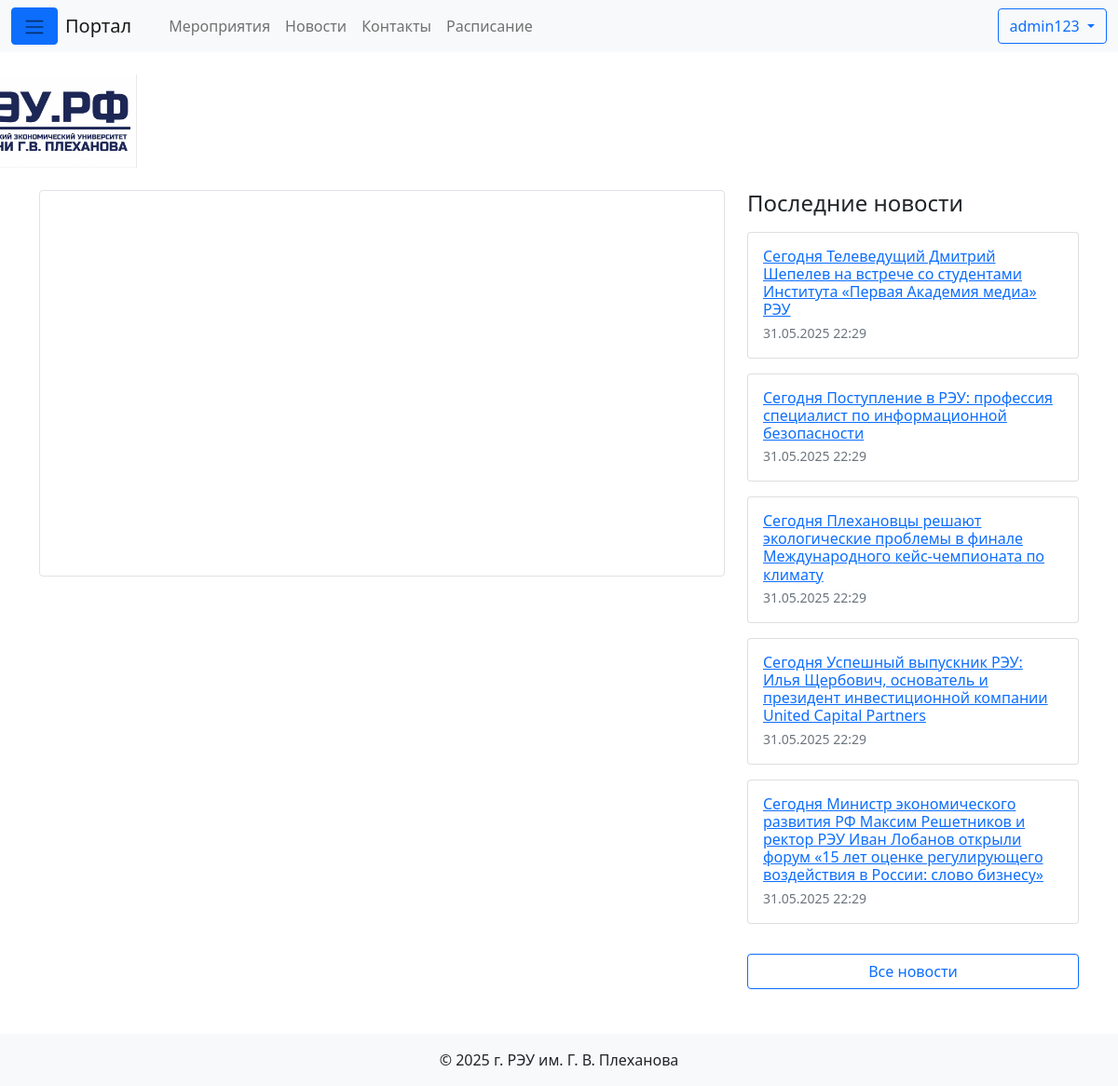
Screenshot of / (signed in) with the database file from the repository.
### portal/models.py (models this page shows, shortened)
class News(models.Model):
    title     = models.CharField(_("Заголовок новости"), max_length=200)
    body      = models.TextField(_("Текст новости"))
    published = models.DateTimeField(
        _("Дата и время публикации"),
        default=timezone.now,
        help_text=_("Будет установлено текущее время"),
    )
    class Meta:
        ordering = ("-published",)
        verbose_name = _("Новость")
        verbose_name_plural = _("Новости")

### portal/views.py (the view)
# urls.py: path("", views.index, name="home"),
def index(request):
    upcoming = Event.objects.filter(
        start_time__gte=timezone.now()
    ).order_by("start_time")[:5]
    latest_news = News.objects.order_by("-published")[:5]
    return render(
        request,
        "portal/index.html",
        {"upcoming": upcoming, "news_list": latest_news},
    )

### templates/portal/index.html (shortened to what this page needs)
{% extends "base.html" %}
{% load static %}
{% block content %}
    <div class="text-center my-4">
        <a class="navbar-brand" href="https://www.rea.ru" target="_blank">
            <img src="{% static 'logo.png' %}" alt="Логотип РЭУ" height="100" style="margin-left: -73rem">
        </a>
    </div>
    <div class="row">
        <div class="col-lg-8 mb-4">
            <div class="ratio ratio-16x9 border rounded">
                <iframe
                        src="https://calendar.google.com/calendar/embed?height=600&wkst=2&bgcolor=%23ffffff&ctz=Europe%2FMoscow&showTitle=0&showPrint=0&showTabs=0&src=ru.russian%23holiday%40group.v.calendar.google.com&color=%230B8043"
                        style="border:0" loading="lazy">
                </iframe>
            </div>
        </div>
        <div class="col-lg-4">
            <h4 class="mb-3">Последние новости</h4>
            {% for n in news_list %}
                <div class="card mb-3">
                    <div class="card-body">
                        <h6 class="card-title mb-1">
                            <a href="{% url 'portal:news_detail' n.pk %}">{{ n.title }}</a>
                        </h6>
                        <p class="card-text small text-muted">
                            {{ n.published|date:"d.m.Y H:i" }}
                        </p>
                    </div>
                </div>
            {% empty %}
                <p>Новостей пока нет.</p>
            {% endfor %}
            <a class="btn btn-outline-primary w-100 mt-3"
               href="{% url 'portal:news_list' %}">
                Все новости
            </a>
        </div>
    </div>
{% endblock %}

### templates/base.html (shortened to what this page needs)
<!DOCTYPE html>
{% load static %}
<html lang="ru">
<head>
  <link href="https://cdn.jsdelivr.net/npm/bootstrap@5.0.2/dist/css/bootstrap.min.css" rel="stylesheet">
  <link href="https://cdn.jsdelivr.net/npm/bootstrap-icons@1.10.5/font/bootstrap-icons.css" rel="stylesheet">
</head>
<body>
<nav class="navbar navbar-expand-lg navbar-light bg-light">
  <div class="container-fluid">
    <button class="btn btn-primary me-2" data-bs-toggle="offcanvas" data-bs-target="#offcanvasMenu">
      <span class="navbar-toggler-icon"></span>
    </button>
    <a class="navbar-brand" href="{% url 'portal:home' %}">Портал</a>
    <div class="collapse navbar-collapse">
      <ul class="navbar-nav ms-3">
        <li class="nav-item"><a class="nav-link" href="{% url 'portal:events' %}">Мероприятия</a></li>
        <li class="nav-item"><a class="nav-link" href="{% url 'portal:news' %}">Новости</a></li>
        <li class="nav-item"><a class="nav-link" href="{% url 'portal:contacts' %}">Контакты</a></li>
        {% if user.is_authenticated %}
          <li class="nav-item"><a class="nav-link" href="{% url 'portal:schedule' %}">Расписание</a></li>
        {% endif %}
      </ul>
    </div>
    <div class="ms-auto">
      {% if user.is_authenticated %}
        <div class="dropdown d-inline">
          <button class="btn btn-outline-primary dropdown-toggle"
                  id="userMenu" data-bs-toggle="dropdown">
            {{ user.get_full_name|default:user.username }}
          </button>
        </div>
      {% else %}
        <a class="btn btn-outline-primary me-2" href="{% url 'portal:login' %}?next={{ request.path }}">Войти</a>
        <a class="btn btn-success" href="{% url 'portal:signup' %}?next={{ request.path }}">Регистрация</a>
      {% endif %}
    </div>
  </div>
</nav>
<div class="container mt-4">
  {% block content %}{% endblock %}
</div>
<footer class="bg-light text-center py-3 mt-5">
  © 2025 г. РЭУ им. Г. В. Плеханова
</footer>
</body>
</html>

### rows the page displays
News: title "Сегодня Телеведущий Дмитрий Шепелев на встрече со студентами Института «Первая Академия медиа» РЭУ", published "31.05.2025 22:29"
News: title "Сегодня Поступление в РЭУ: профессия специалист по информационной безопасности", published "31.05.2025 22:29"
News: title "Сегодня Плехановцы решают экологические проблемы в финале Международного кейс-чемпионата по климату", published "31.05.2025 22:29"
News: title "Сегодня Успешный выпускник РЭУ: Илья Щербович, основатель и президент инвестиционной компании United Capital Partners", published "31.05.2025 22:29"
News: title "Сегодня Министр экономического развития РФ Максим Решетников и ректор РЭУ Иван Лобанов открыли форум «15 лет оценке регулирующего воздействия в России: слово бизнесу»", published "31.05.2025 22:29"

### other values shown
{{ user.get_full_name|default:user.username }} "admin123"
